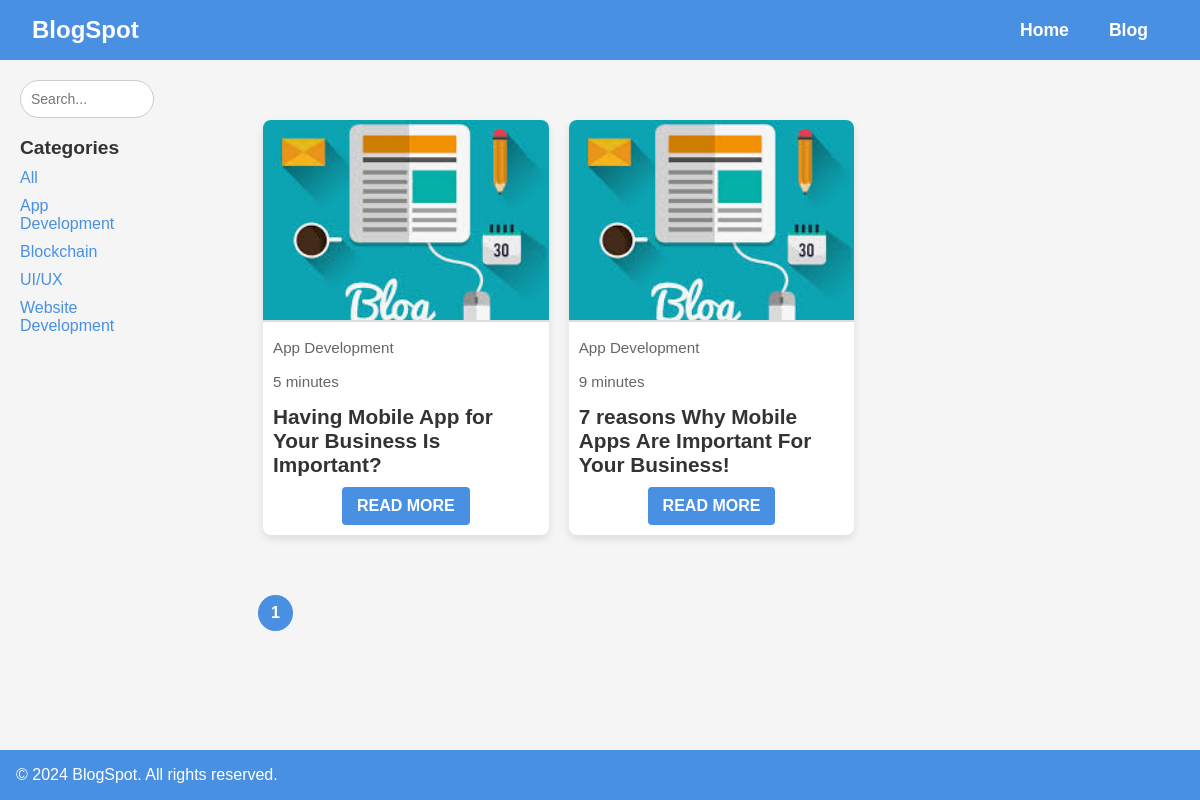
Page /search/?category=app-development on the committed database.
### web/models.py (models this page shows, shortened)
class CommonModel(models.Model):
    extra_params    =   models.JSONField        (blank=True, null=True, help_text="Extra parameters related to the model.")
    created_at      =   models.DateTimeField    (auto_now_add=True, blank=True, null=True, help_text="The date and time when the object was created.")
    updated_at      =   models.DateTimeField    (auto_now=True, blank=True, null=True, help_text="The date and time when the object was last updated.")
    created_by      =   models.ForeignKey       (User, blank=True, null=True, on_delete=models.SET_NULL, related_name="created_%(class)s", help_text="The user who created the object.")
    history         =   HistoricalRecords(inherit=True)
    tracker         =   FieldTracker()
    admin_meta      =   {}
    class Meta:
        abstract = True

class BlogCategory(CommonModel):
    category    =   models.CharField    (max_length=100, unique=True, help_text="The name of the blog category.")
    slug        =   models.SlugField    (max_length=100, unique=True, blank=True, null=True, help_text="A unique slug for the category, used in URLs.")
    class Meta:
        verbose_name_plural =   "Blog Categories"
        ordering            =   ['category']
    admin_meta = {
        'list_display': ("category", "slug"),
        'list_editable': ("slug",),
        'list_per_page': 50,
    }

class Blog(CommonModel):
    title               =   models.CharField    (max_length=200, help_text="The title of the blog post.")
    sub_title           =   models.CharField    (max_length=200, blank=True, null=True, help_text="An optional subtitle for the blog post.")
    thumbnail           =   models.CharField    (max_length=255, blank=True, null=True, help_text="The relative path to the blog thumbnail image in GitHub (e.g., 'blog/image1.jpg').")
    category            =   models.ForeignKey   (BlogCategory, null=True, on_delete=models.SET_NULL, help_text="The category to which the blog belongs.")
    featured_text       =   models.TextField    (null=True, blank=True, help_text="A featured text or excerpt from the blog, with rich text support.")
    text                =   models.TextField    (null=True, blank=True, help_text="The main content of the blog post, with rich text support.")
    slug                =   models.SlugField    (unique=True, blank=True, null=True, help_text="A unique slug for the blog, auto-generated based on the title.")
    readtime            =   models.CharField    (max_length=200, null=True, blank=True, help_text="An estimated reading time for the blog post.")
    tags                =   models.TextField    (null=True, blank=True, default='all', help_text="A list of tags for the blog (comma-separated).")
    order_by            =   models.IntegerField (default=0, help_text="The ordering of the blog post. Higher numbers come first.")
    admin_meta =    {
        'list_display'      :   ("id", "title", "category", "slug", "created_at"),
        'list_editable'     :   ("category",),
        'list_per_page'     :   50,
        'list_filter'       :   ("category",),
        'inline'            :   [{'BlogImage': 'blog'}]
    }
    def get_thumbnail_url(self):
        if self.thumbnail:
            return f"https://raw.githubusercontent.com/heemit/Blog-Project/main/media/{self.thumbnail}"
        return "default-image-url"  # URL for a default image in case none is provided
    class Meta:
        verbose_name_plural = "Blog"
        ordering            = ['order_by']  # Sort in descending order

### web/views.py (the view)
# urls.py: path('search/', views.search, name='search'),  # Search functionality
def search(request):
    context = get_blog_context(request)
    return render(request, 'web/blog_list.html', context)

### web/views.py (called while the page is built)
def get_blog_context(request):
    query           =   request.GET.get('query', '').strip()
    category_slug   =   request.GET.get('category', '').strip()
    blogs           =   Blog.objects.all()
    if query:
        blogs = blogs.filter    (title__icontains=query)
    if category_slug and category_slug != 'all':
        blogs = blogs.filter    (category__slug=category_slug)
    paginator       =   Paginator(blogs, 6)  # Paginate by 6 blogs per page
    page_number     =   request.GET.get('page')
    page_obj        =   paginator.get_page(page_number)
    categories      =   BlogCategory.objects.all()
    return {
        'page_obj': page_obj,
        'categories': categories,
        'query': query,
        'category_slug': category_slug
    }

### web/templates/web/blog_list.html (shortened to what this page needs)
<!DOCTYPE html>
<html lang="en">
<head>
    {% load static %}
    <link rel="stylesheet" href="{% static 'css/style.css' %}">
</head>
<body>
<header class="navbar">
    <div class="logo">BlogSpot</div>
    <a href="{% url 'index' %}" class="home-link">Home</a>
    <a href="{% url 'blog_list' %}" class="blog-link">Blog</a>
</header>
<div class="content">
    <aside>
        <div class="search-bar">
            <form method="get" action="{% url 'search' %}">
                <input type="text" name="query" placeholder="Search..." value="{{ query }}">
            </form>
        </div>
        <div class="categories">
            <h3>Categories</h3>
            <ul>
                <li><a href="{% url 'search' %}?category=all">All</a></li>
                {% for category in categories %}
                    <li><a href="{% url 'search' %}?category={{ category.slug }}">{{ category.category }}</a></li>
                {% endfor %}
            </ul>
        </div>
    </aside>
    <main class="blogs">
        {% for blog in page_obj %}
            <div class="blog-card" onclick="window.location.href='{% url 'blog_details' blog.slug %}'">
                <img src="{{ blog.get_thumbnail_url }}" alt="{{ blog.title }}" onerror="this.onerror=null;this.src='{% static 'images/default_image.jpeg' %}'">
                <div class="blog-meta">
                    <p class="blog-category">{{ blog.category.category }}</p>
                    <p class="blog-readtime">{{ blog.readtime }}</p>
                </div>
                <h3>{{ blog.title }}</h3>
                <a href="{% url 'blog_details' blog.slug %}" class="read-more">Read More</a>
            </div>
        {% endfor %}
    </main>
</div>
<div class="pagination">
    {% for num in page_obj.paginator.page_range %}
        <a href="?page={{ num }}" {% if page_obj.number == num %}class="active"{% endif %}>{{ num }}</a>
    {% endfor %}
</div>
<footer class="footer">
    <p>&copy; 2024 BlogSpot. All rights reserved.</p>
</footer>
</body>
</html>

### web/static/css/style.css (style rules this page uses)
body { font-family: 'Arial', sans-serif; background-color: #f5f5f5; margin: 0; padding: 0; color: #333; display: flex; flex-direction: column; min-height: 100vh; }
.navbar { background-color: #4a90e2; color: #fff; padding: 1rem 2rem; display: flex; justify-content: flex-start; align-items: center; }
.navbar a { color: #fff; text-decoration: none; margin: 0 20px; font-weight: bold; font-size: 1.1rem; transition: color 0.3s; }
.logo { font-size: 1.5rem; font-weight: bold; margin-right: auto; }
.content { display: flex; padding: 20px; align-items: flex-start; flex-wrap: wrap; }
.search-bar { width: 50%; margin-right: 20px; }
.search-bar input[type="text"] { width: 100%; padding: 10px; font-size: 14px; border: 1px solid #ccc; border-radius: 20px; outline: none; transition: border 0.3s; }
.categories { width: 20%; margin-right: 20px; }
.categories h3 { font-size: 1.2rem; margin-bottom: 10px; color: #333; }
.categories ul { list-style: none; padding: 0; margin: 0; }
.categories ul li { margin-bottom: 10px; }
.categories ul li a { color: #4a90e2; text-decoration: none; font-size: 1rem; transition: color 0.2s; }
.blogs { flex: 1; padding: 20px; display: grid; grid-template-columns: repeat(3, 1fr); gap: 20px; margin-top: 20px; }
.blog-card { background: #fff; border-radius: 8px; box-shadow: 0 4px 8px rgba(0, 0, 0, 0.1); overflow: hidden; transition: transform 0.2s ease, box-shadow 0.3s ease; cursor: pointer; }
.blog-card img { width: 100%; height: 200px; object-fit: cover; border-bottom: 2px solid #ddd; }
.blog-card h3 { font-size: 1.3rem; margin: 10px; color: #333; }
.blog-card p { font-size: 0.95rem; margin: 10px; color: #666; line-height: 1.6; }
.read-more { display: inline-block; background: #4a90e2; color: #fff; padding: 10px 15px; font-weight: bold; text-transform: uppercase; text-decoration: none; border-radius: 4px; text-align: center; margin: 10px auto; display: block; width: fit-content; transition: background 0.2s ease, transform 0.2s ease; }
.pagination { display: flex; justify-content: flex-start; margin: 20px 0; margin-left: 250px; }
.pagination a { margin: 0 8px; padding: 8px 12px; color: #4a90e2; border: 1px solid #4a90e2; border-radius: 50%; text-decoration: none; font-size: 1rem; transition: background 0.3s, color 0.3s; }
.pagination a.active { background: #4a90e2; color: white; font-weight: bold; }
.footer { background-color: #4a90e2; color: #fff; padding: 1rem 2rem; display: flex; justify-content: flex-start; text-align: center; margin-top: auto; padding: 1rem; }
.footer p { margin: 0; }

### rows in the picture
BlogCategory: category "App Development"
BlogCategory: category "Blockchain"
BlogCategory: category "UI/UX"
BlogCategory: category "Website Development"
Blog: category.category "App Development", readtime "5 minutes", title "Having Mobile App for Your Business Is Important?"
Blog: category.category "App Development", readtime "9 minutes", title "7 reasons Why Mobile Apps Are Important For Your Business!"

### other values in the picture
{{ num }} "1"
